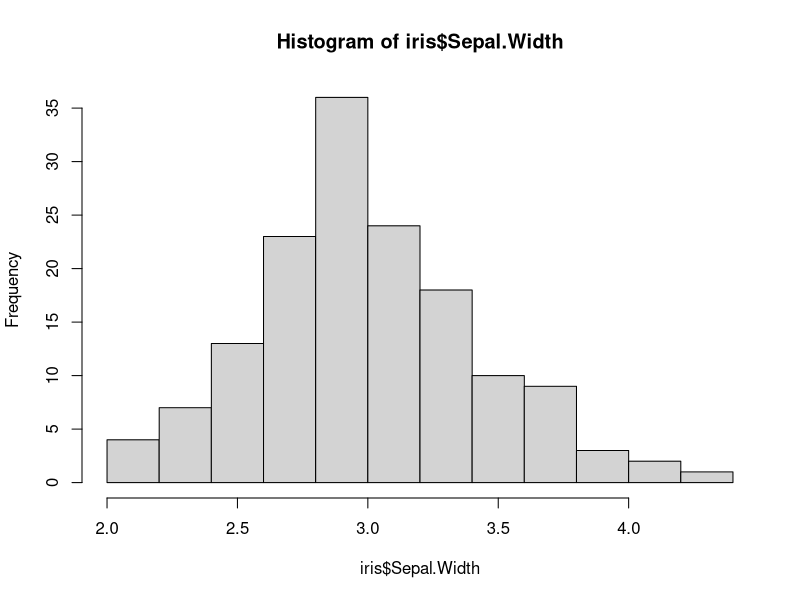
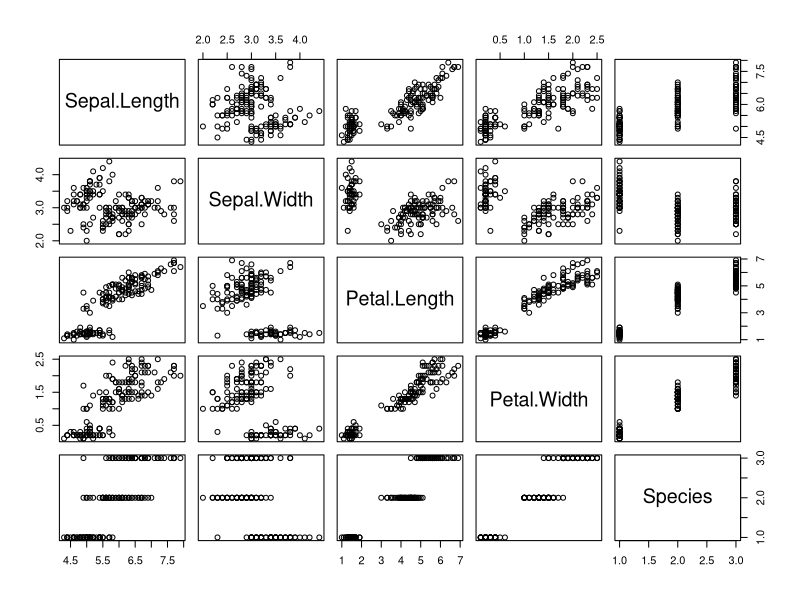

Write the R code that produced these figures, in order.
## ---- chunk 1
knitr::opts_chunk$set(echo = TRUE)
## ---- chunk 2
str(iris)
summary(iris)
## ---- chunk 3
median(iris$Petal.Width)
## ---- chunk 4
hist(iris$Sepal.Width)
## ---- chunk 5
plot(iris)
